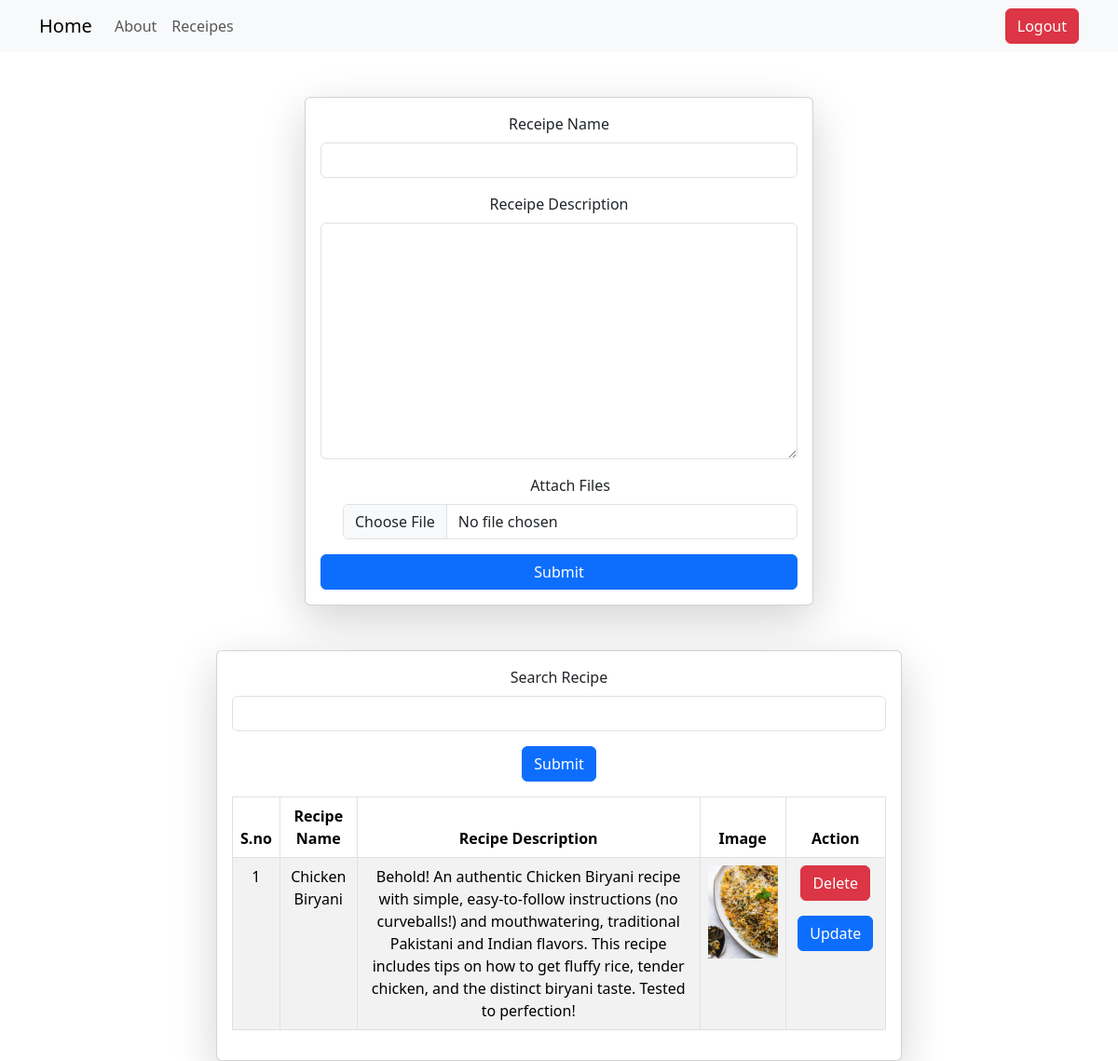
The page /receipes/ (signed in) on the database its author committed.
### vege/models.py (models this page shows)
class rec(models.Model):
    user = models.ForeignKey(User, on_delete=models.SET_NULL, null=True, blank=True)
    rec_name = models.CharField(max_length=100)
    rec_dec = models.TextField()
    rec_image = models.ImageField(null=True, upload_to="rec_folder")

### vege/views.py (the view, shortened to what this page needs)
# urls.py: path('receipes/', receipes, name='receipes'),
@login_required(login_url='/login/')
def receipes(request):
    queryset = rec.objects.all()
    search = request.GET.get('search')
    if search:
       queryset = queryset.filter(rec_name__icontains = search)
       print (search)
    return render (request, 'receipes.html', context = {'page' : 'Receipes', 'receipes' : queryset})

### vege/templates/receipes.html (shortened to what this page needs)
{% extends 'base.html' %}
{% block body %}
<body>
    <div class="container text-center">
        <div class="row justify-content-center mt-5">
            <div class="col-md-6">
                <form class="card p-3 shadow-lg" method="POST" enctype="multipart/form-data"> {% csrf_token %}
                    <div class="mb-3">
                        <label for="receipe" class="form-label">Receipe Name</label>
                        <input type="text" name="rec_name" required class="form-control" id="receipe">
                    </div>
                    <div class="mb-3">
                        <label for="rec_dec" class="form-label">Receipe Description</label>
                        <textarea id="rec_dec" name="rec_dec" required cols="30" rows="10"
                            class="form-control"></textarea>
                    </div>
                    <div class="mb-3 form-check">
                        <label class="form-label" for="file">Attach Files</label>
                        <input type="file" name="rec_image" class="form-control" id="file">
                    </div>
                    <button type="submit" class="btn btn-primary">Submit</button>
                </form>
            </div>
        </div>
        <div class="row justify-content-center mt-5">
            <div class="col-md-8">
                <div class="card shadow-lg">
                    <div class="card-body">
                        <form>
                            <div class="mb-3">
                                <label for="search" class="form-label">Search Recipe</label>
                                <input type="search" id="search" name="search" class="form-control">
                            </div>
                            <button type="submit" class="btn btn-primary">Submit</button>
                        </form>
                        <table class="table table-bordered table-striped mt-3">
                            <thead>
                                <tr>
                                    <th scope="col">S.no</th>
                                    <th scope="col">Recipe Name</th>
                                    <th scope="col">Recipe Description</th>
                                    <th scope="col">Image</th>
                                    <th scope="col">Action</th>
                                </tr>
                            </thead>
                            <tbody>
                                {% for rec in receipes %}
                                <tr>
                                    <td>{{forloop.counter}}</td>
                                    <td>{{rec.rec_name}}</td>
                                    <td>{{rec.rec_dec}}</td>
                                    <td>
                                        <img src="/media/{{rec.rec_image}}" alt="No Image found" style="height: 100px;">
                                    </td>
                                    <td>
                                        <a href="/delete_rec/{{rec.id}}/" class="btn btn-danger">Delete</a>
                                        <a href="/update_rec/{{rec.id}}/" class="btn btn-primary mt-3">Update</a>
                                    </td>
                                </tr>
                                {% endfor %}
                            </tbody>
                        </table>
                    </div>
                </div>
            </div>
        </div>
    </div>
{% endblock body %}

### rows shown on the page
rec: rec_name "Chicken Biryani", rec_dec "Behold! An authentic Chicken Biryani recipe with simple, easy-to-follow instructions (no curveballs!) and mouthwatering, traditional Pakistani and Indian flavors. This recipe includes tips on how to get fluffy rice, tender chicken, and the distinct biryani taste. Tested to perfection!", rec_image (picture)
